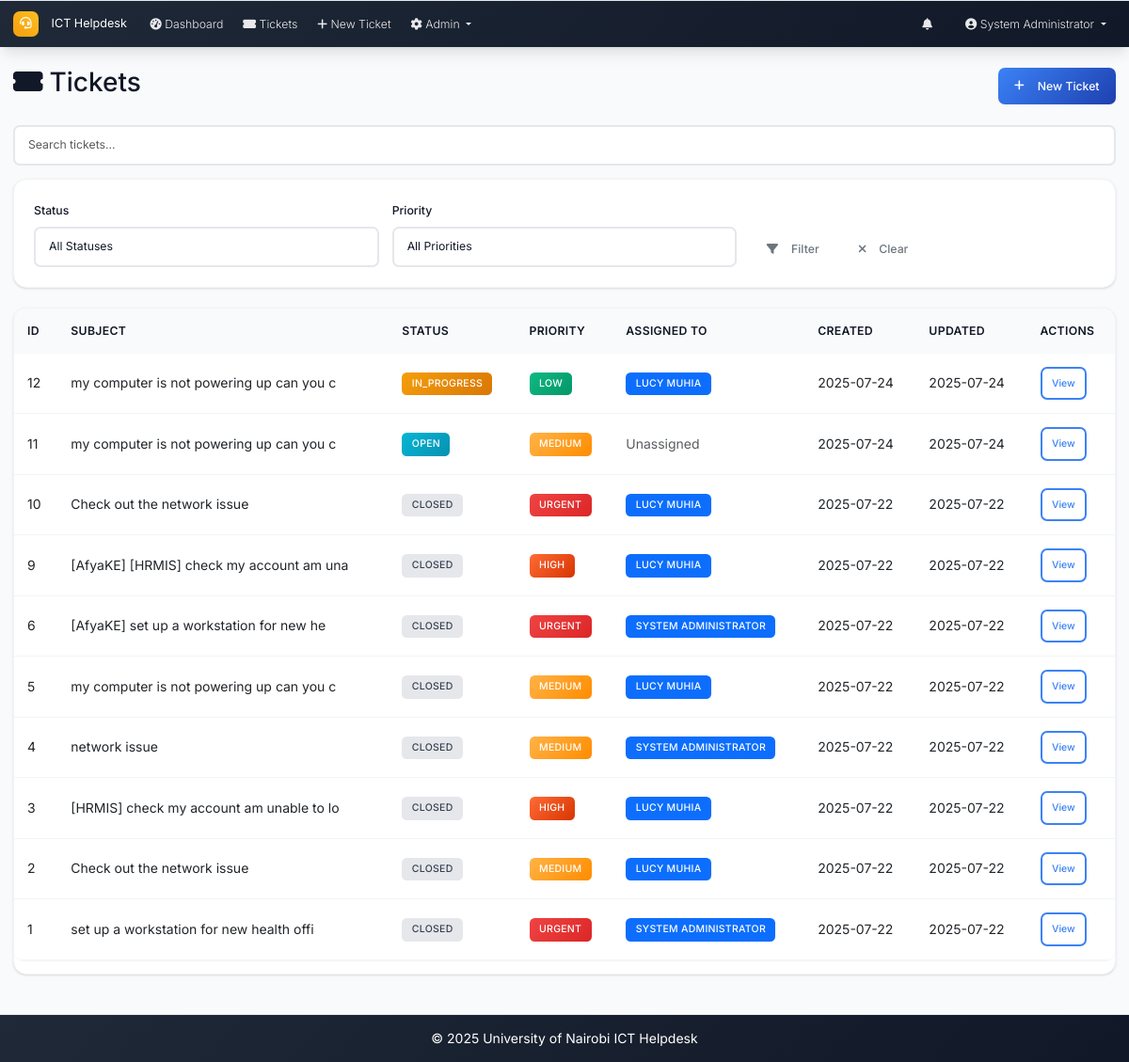
Page /tickets (signed in) on the committed database.
### models.py (models this page shows, shortened)
class User(UserMixin, db.Model):
    id = db.Column(db.Integer, primary_key=True)
    username = db.Column(db.String(64), unique=True, nullable=False)
    email = db.Column(db.String(120), unique=True, nullable=False)
    password_hash = db.Column(db.String(256), nullable=False)
    full_name = db.Column(db.String(100), nullable=False)
    role = db.Column(db.String(20), nullable=False, default='user')  # admin, intern, user
    created_at = db.Column(db.DateTime, default=datetime.utcnow)
    is_active = db.Column(db.Boolean, default=True)
    is_verified = db.Column(db.Boolean, default=False)
    verification_token = db.Column(db.String(128), nullable=True)
    tickets_created = db.relationship('Ticket', foreign_keys='Ticket.created_by_id', backref='creator', lazy='dynamic')
    assigned_tickets = db.relationship('Ticket', secondary='ticket_assignees', back_populates='assignees', lazy='selectin')
    comments = db.relationship('Comment', backref='author', lazy='dynamic')

class Ticket(db.Model):
    id = db.Column(db.Integer, primary_key=True)
    location = db.Column(db.String(200), nullable=False)
    description = db.Column(Text, nullable=False)
    status = db.Column(db.String(20), nullable=False, default='open')  # open, in_progress, resolved, closed
    priority = db.Column(db.String(20), nullable=False, default='medium')  # low, medium, high, urgent
    created_at = db.Column(db.DateTime, default=datetime.utcnow)
    updated_at = db.Column(db.DateTime, default=datetime.utcnow, onupdate=datetime.utcnow)
    closed_at = db.Column(db.DateTime)
    closed_by_id = db.Column(db.Integer, db.ForeignKey('user.id'), nullable=True)
    due_date = db.Column(db.DateTime, nullable=True)
    created_by_id = db.Column(db.Integer, db.ForeignKey('user.id'), nullable=True)
    category_id = db.Column(db.Integer, db.ForeignKey('category.id'))
    comments = db.relationship('Comment', backref='ticket', lazy='dynamic', cascade='all, delete-orphan')
    attachments = db.relationship('Attachment', backref='ticket', lazy='dynamic', cascade='all, delete-orphan')
    assignees = db.relationship('User', secondary=ticket_assignees, back_populates='assigned_tickets', lazy='selectin')
    closed_by = db.relationship('User', foreign_keys=[closed_by_id], backref='closed_tickets')

### routes.py (the view)
@app.route('/tickets')
@login_required
def tickets_list():
    page = request.args.get('page', 1, type=int)
    status_filter = request.args.get('status', '')
    priority_filter = request.args.get('priority', '')
    query = Ticket.query
    if current_user.role == 'user':
        query = query.filter_by(created_by_id=current_user.id)
    elif current_user.role == 'intern':
        if status_filter == 'assigned':
            query = query.filter(Ticket.assignees.any(id=current_user.id))
            status_filter = ''  # Clear status filter since we're showing all assigned tickets
        else:
            query = query.filter(Ticket.assignees.any(id=current_user.id))
    if status_filter:
        query = query.filter_by(status=status_filter)
    if priority_filter:
        query = query.filter_by(priority=priority_filter)
    tickets = query.order_by(desc(Ticket.created_at)).paginate(
        page=page, per_page=10, error_out=False
    )
    return render_template('tickets_list.html', tickets=tickets, status_filter=status_filter, priority_filter=priority_filter)

### app.py (called while the page is built)
@login_manager.user_loader
def load_user(user_id):
    from models import User
    return User.query.get(int(user_id))

@app.context_processor
def inject_now():
    return {'now': datetime.utcnow}

### routes.py (called while the page is built)
@app.context_processor
def inject_datetime():
    return dict(datetime=datetime)

### templates/tickets_list.html (shortened to what this page needs)
{% extends "base.html" %}
{% block content %}
<div class="d-flex justify-content-between align-items-center mb-4">
    <h2><i class="fas fa-ticket-alt me-2"></i>Tickets</h2>
    <a href="{{ url_for('new_ticket') }}" class="btn btn-primary">
        <i class="fas fa-plus me-2"></i>New Ticket
    </a>
</div>
<div class="mb-3">
    <input type="text" id="ticket-search" class="form-control" placeholder="Search tickets...">
</div>
<div class="card mb-4">
    <div class="card-body">
        <form method="GET" class="row g-3">
            <div class="col-md-4">
                <label class="form-label">Status</label>
                <select name="status" class="form-control">
                    <option value="">All Statuses</option>
                </select>
            </div>
            <div class="col-md-4">
                <label class="form-label">Priority</label>
                <select name="priority" class="form-control">
                    <option value="">All Priorities</option>
                </select>
            </div>
            <div class="col-md-4 d-flex align-items-end">
                <button type="submit" class="btn btn-outline-secondary me-2">
                    <i class="fas fa-filter me-2"></i>Filter
                </button>
                <a href="{{ url_for('tickets_list') }}" class="btn btn-outline-secondary">
                    <i class="fas fa-times me-2"></i>Clear
                </a>
            </div>
        </form>
    </div>
</div>
<div class="card">
    <div class="table-responsive">
        <table class="table" id="tickets-table">
            <thead>
                <tr>
                    <th>ID</th>
                    <th>Subject</th>
                    <th>Status</th>
                    <th>Priority</th>
                    <th>Assigned To</th>
                    <th>Created</th>
                    <th>Updated</th>
                    <th>Actions</th>
                </tr>
            </thead>
            <tbody>
                {% for ticket in tickets.items %}
                <tr>
                    <td>{{ ticket.id }}</td>
                    <td>{{ ticket.title or ticket.description[:40] }}</td>
                    <td><span class="badge badge-status-{{ ticket.status|replace(' ', '_') }}">{{ ticket.status.title() }}</span></td>
                    <td><span class="badge priority-{{ ticket.priority }}">{{ ticket.priority.title() }}</span></td>
                    <td>
                        {% if ticket.assignees|length > 0 %}
                            {% for user in ticket.assignees %}
                                <span class="badge bg-primary">{{ user.full_name }}</span>{% if not loop.last %} {% endif %}
                            {% endfor %}
                        {% else %}
                            <span class="text-muted">Unassigned</span>
                        {% endif %}
                    </td>
                    <td>{{ ticket.created_at.strftime('%Y-%m-%d') }}</td>
                    <td>{{ ticket.updated_at.strftime('%Y-%m-%d') }}</td>
                    <td>
                        <a href="{{ url_for('ticket_detail', id=ticket.id) }}" class="btn btn-sm btn-outline-primary">View</a>
                    </td>
                </tr>
                {% endfor %}
            </tbody>
        </table>
    </div>
</div>
{% endblock %}

### templates/base.html (shortened to what this page needs)
<!DOCTYPE html>
<html lang="en">
<head>
    <link href="https://cdn.jsdelivr.net/npm/bootstrap@5.3.0/dist/css/bootstrap.min.css" rel="stylesheet">
    <link href="https://cdnjs.cloudflare.com/ajax/libs/font-awesome/6.0.0/css/all.min.css" rel="stylesheet">
    <link href="{{ url_for('static', filename='css/custom.css') }}" rel="stylesheet">
</head>
<body>
    <nav class="navbar navbar-expand-lg navbar-dark footer-sky">
        <div class="container-fluid px-3">
            <a class="navbar-brand" href="{{ url_for('index') }}">
                <i class="fas fa-headset me-2"></i>ICT Helpdesk
            </a>
            <div class="collapse navbar-collapse" id="navbarNav">
                <ul class="navbar-nav me-auto mb-2 mb-lg-0">
                    {% if current_user.is_authenticated %}
                    <li class="nav-item">
                        <a class="nav-link" href="{{ url_for('dashboard') }}">
                            <i class="fas fa-tachometer-alt me-1"></i>Dashboard
                        </a>
                    </li>
                    <li class="nav-item">
                        <a class="nav-link" href="{{ url_for('tickets_list') }}">
                            <i class="fas fa-ticket-alt me-1"></i>Tickets
                        </a>
                    </li>
                    <li class="nav-item">
                        <a class="nav-link" href="{{ url_for('new_ticket') }}">
                            <i class="fas fa-plus me-1"></i>New Ticket
                        </a>
                    </li>
                    {% if current_user.role == 'admin' %}
                    <li class="nav-item dropdown">
                        <a class="nav-link dropdown-toggle" href="#" role="button" data-bs-toggle="dropdown" aria-expanded="false">
                            <i class="fas fa-cog me-1"></i>Admin
                        </a>
                    </li>
                    {% endif %}
                    {% endif %}
                </ul>
                <ul class="navbar-nav ms-auto mb-2 mb-lg-0">
                    {% if current_user.is_authenticated %}
                    <li class="nav-item dropdown me-3">
                        <a class="nav-link position-relative" href="#" id="notificationsDropdown" role="button"
                           data-bs-toggle="dropdown" aria-expanded="false">
                            <i class="fas fa-bell"></i>
                        </a>
                    </li>
                    <li class="nav-item dropdown">
                        <a class="nav-link dropdown-toggle" href="#" id="navbarDropdown" role="button" data-bs-toggle="dropdown" aria-expanded="false">
                            <i class="fas fa-user-circle me-1"></i>{{ current_user.full_name }}
                        </a>
                    </li>
                    {% endif %}
                </ul>
            </div>
        </div>
    </nav>
    <main class="container-fluid my-4 px-3">
        {% block content %}{% endblock %}
    </main>
    <footer class="footer-sky py-3 mt-5">
        <div class="container text-center">
            <span>&copy; {{ datetime.utcnow().year }} University of Nairobi ICT Helpdesk</span>
        </div>
    </footer>
</body>
</html>

### rows in the picture
User: full_name "System Administrator", full_name "SYSTEM ADMINISTRATOR"
Ticket: id "12", description "my computer is not powering up can you c", status "IN_PROGRESS", priority "LOW", created_at "2025-07-24", updated_at "2025-07-24"
User: full_name "LUCY MUHIA"
Ticket: id "11", description "my computer is not powering up can you c", status "OPEN", priority "MEDIUM", shows "Unassigned", created_at "2025-07-24", updated_at "2025-07-24"
Ticket: id "10", description "Check out the network issue", status "CLOSED", priority "URGENT", created_at "2025-07-22", updated_at "2025-07-22"
Ticket: id "9", description "[AfyaKE] [HRMIS] check my account am una", status "CLOSED", priority "HIGH", created_at "2025-07-22", updated_at "2025-07-22"
Ticket: id "6", description "[AfyaKE] set up a workstation for new he", status "CLOSED", priority "URGENT", created_at "2025-07-22", updated_at "2025-07-22"
Ticket: id "5", description "my computer is not powering up can you c", status "CLOSED", priority "MEDIUM", created_at "2025-07-22", updated_at "2025-07-22"
Ticket: id "4", description "network issue", status "CLOSED", priority "MEDIUM", created_at "2025-07-22", updated_at "2025-07-22"
Ticket: id "3", description "[HRMIS] check my account am unable to lo", status "CLOSED", priority "HIGH", created_at "2025-07-22", updated_at "2025-07-22"
Ticket: id "2", description "Check out the network issue", status "CLOSED", priority "MEDIUM", created_at "2025-07-22", updated_at "2025-07-22"
Ticket: id "1", description "set up a workstation for new health offi", status "CLOSED", priority "URGENT", created_at "2025-07-22", updated_at "2025-07-22"
